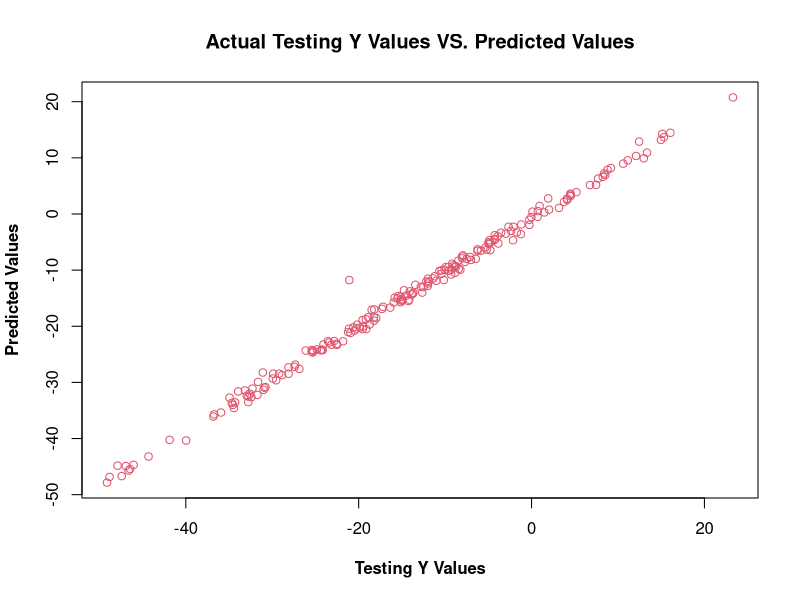

R code for this plot: (Note: this script raises an error after producing the figure.)
#Melissa Laurino
#2/27/18
#Machine Learning - Linear Regression Project #3

#Write a linear regression algorithm from scratch in R, which prints coefficients and accuracy metrics 
##(e.g. R2) and plots the actual versus predicted response variables. Compare the R2 of the results using 
#your algorithm to the R2 of the results using lm() and predict(). 
#Document each step of the code to demonstrate you understand what each line of code does. 
#The code has to describe the steps of the linear regression model. 
#For your algorithm, you may use basic statistical functions and graphing functions but NOT machine 
#learning functions (i.e. no lm(), no predict() and related functions). 
#Note, you must fully explain what solve() is doing if you use it 
#(i.e. an explanation for a general audience more than
#  “The function solves the equation a %*% x = b for x, where b is a matrix”). 
#The deliverable is the well-documented code.

#Linear Regressions are used to find correlations, not necessarily causations.
###Is the data linear? Linear regressions figures out what the best line is to draw on the graph.
###Simple Linear Regressions - Only one x-variable
###Multiple Regressions - More than one x-varalbe
###B=Weights
###R^2 is a measure of association; a result closer to 1 means they are associated, but a result closer to 0 means not so much
###SSE=RSS; Sum of Squared Errors=Residual Sum of Squares; R^2: 1-(RSS/TSS)

#Linear Regression Steps:
##-Read in the data
##-Divide data into training and testing data
##-Train the model using the training dataset
###-Create X Matrix
###-Create Y Matrix
###-Solve for B Vector and Y^
##Make predictions using testing dataset
##Test model
##Compare R^2 of the results using your algorithm to the R2 of the results using lm() and predict(). 
##Plot predicted Y VS actual Y - Should be pretty linear

#Set working directory:
setwd("/Users/Melissa/Documents/GradSchool/MachineLearning/Regression") 

#Read in the data:
#Instead of loading library tidyverse and doing read_csv, use built in R
#Load in provided data and label it as a data frame, there areheaders
LaurinoData <- read.csv("TrainData_Laurino.csv", header = TRUE)

#Retrieve the dimension of the dataframe
dim(LaurinoData)
#1000obs of 6 variables; X1-X5 and Y

#Quick plot just to see what the data looks like:
#histogram(LaurinoData)
#with(LaurinoData, plot(X1, X2, xlab="X Data",ylab="Y Data",main="Laurino Train Data"))

#Divide the data into training and testing data:
#https://stackoverflow.com/questions/17200114/how-to-split-data-into-training-testing-sets-using-sample-function
#Training and Testing - Random Sample (using sample())
samples <- sample(1:nrow(LaurinoData), size=0.8*nrow(LaurinoData))
#Name the value sample so it does not overlap with sample()
training <- LaurinoData[samples,] #Take 800 rows or 80%
testing <- LaurinoData[-samples,] #Take the -rest of the rows (200)

dim(training)
#800 obs of 6 variables

dim(testing)
#200 obs of 6 variables

rm(samples) #Just to keep environment clean

#Separate X and Y variables of training and testing data for analysis
trainingX  <- subset(training , select = -c(Y) )
#Select all columns except the Y column - This will make up the X values for training.
trainingY  <- subset(training , select = c(Y) )
#Select only the Y column of training sample

testingX  <- subset(testing , select = -c(Y) )
#Select all columns except the Y column - This will make up the X values for testing.
testingY  <- subset(testing , select = c(Y) )
#Select only the Y column of testing sample

#Training Model using Training data - https://github.com/capt-calculator/linear-regression-from-scratch-r/blob/master/linear_regression_scratch.R
training_R <- function(x, y) { #A function of only x and y data
  intercept <- rep(1,nrow(x)) #To add an extra column of all 1's for the same amount of rows in x data
  x <- cbind(intercept, x) #Insert intercept column to X
  #From all rows i of training(x) data and for k variables
  matrix_X <- as.matrix(x) #Create X matrix from x data
  vector_Y <- as.matrix(y) #Create Y matrix/vector from y data
  beta <- solve(t(matrix_X) %*% matrix_X) %*% t(matrix_X) %*% vector_Y #The Y matrix is actually a vector (Link above & powerpoint), 
  #t=transpose as a matrix or take the inverse since they are of equal values, We want to multiply the original matrix by the transposed version
  #to retrieve the inverse - https://www.quora.com/What-is-the-difference-between-matrix-inverse-and-matrix-transpose
  #The beta is the result from the matrix multiplication - %*% must be used because we want the product of matrices, not standard multiplcation.
  beta <- round(beta, 2) #Round to 2 decimal places
  message(paste("Beta:", beta)) #Print/paste text in addition to the beta numerical values when you run the function in the console
  return(beta) #Solves for the β vector
} #Ends training_R

#Make predictions using Test data - https://github.com/capt-calculator/linear-regression-from-scratch-r/blob/master/linear_regression_scratch.R
#Similar to training model, but now we use the beta that we solved for in the training to get Y^
testing_R <- function(x,beta){
  beta_matrix <- t(as.matrix(beta)) #Transpose beta matrix
  intercept <- rep(1,nrow(x)) #To add an extra column of all 1's for the same amount of rows in x data
  x <- cbind(intercept, x) #Combine intercept with x as the new x
  matrix_X <- t(as.matrix(x)) #Transpose x data matrix
  y.hat <- beta_matrix %*% matrix_X #Ycarrot/hat - Multiply the beta matrix by the x data matrix
  #The data used is the training data to retrieve Y^
  message(paste("Y^:", y.hat))#Print/paste text in addition to the RSS numerical value when you run the function in the console
  return(y.hat) #Y^ is returned from the function
} #Ends testing_R

#Compute the beta using the training X and Y data using the function for training regression that we just created:
beta <- training_R(trainingX, trainingY)
dim(beta) #Results are 6 values of 
print(beta)
#            Y
#intercept  2.93
#X1        -0.04
#X2         2.21
#X3        -0.07
#X4         4.84
#X5         4.58

#Compute the Y^ with testing regression function using the X test data and the beta values retrieved from the training regression
y.hat <- testing_R(testingX, beta)
dim(y.hat) #Results are 200 values from the test regression
print(y.hat)
#Results printed in console

#Test the model: Compare our results with R's built in function, compute R^2
errors <- function(Y, y.hat_data){ #Even though we need to use y data and y.hat data, 
  #we can not use the same variables as before or the function will produce errors and use the wrong values.
  #Make sure the Y data is being read as the matrix(vector) like vector_Y
  Y <- as.matrix(Y)
  y.hat_data <- t(as.matrix(y.hat_data))
  #Understanding relationship of R^2/RSS/TSS: https://www.riskprep.com/component/exam/?view=exam&layout=detail&id=131
  RSS <- 0 #Residual Sum of Squares
  #res <- numeric(length = length(y)) #https://swcarpentry.github.io/r-novice-inflammation/15-supp-loops-in-depth/
  for (y in seq_along(Y)) { #?seq_along ^^^ - To be used for matrices
    RSS = RSS + (Y[y,1]-y.hat_data[y,1])**2 #Take the matrix y.hat values and subtract it from the Y data and square the result
    }#Error in Y[Y, 1] : only 0's may be mixed with negative subscripts
    #Error in Y[Y, 1] : incorrect number of dimensions
  message(paste("RSS:", RSS)) #Print/paste text in addition to the RSS numerical value when you run the function in the console
  y_hat_real <- mean(y.hat_data) #Retrieve the mean value of the Y^ generated values
  TSS <- 0 #The Total Sum of Squares
  #Y <- numeric(length = length(y)) #https://swcarpentry.github.io/r-novice-inflammation/15-supp-loops-in-depth/
  for (y in seq_along(Y)){ #Similar to above
    TSS = TSS + (Y[y,1]-y_hat_real)**2 #The actual value of y minus the mean, squared
  }
  message(paste("TSS:", TSS)) #Print/paste text in addition to the TSS numerical value when you run the function in the console
  r_squared <- 1 - (RSS/TSS) #Slide#58, 1 minus the RSS value divided by the TSS value
  message(paste("R^2:", r_squared)) #Print/paste text in addition to the R^2 numerical value when you run the function in the console
}#Ends errors function

errors(testingY,y.hat)
#Results printed in console:
#RSS: 1717.14380672746
#TSS: 40530.4970985205
#R^2: 0.957633290246762

#Before we create the function it was easier to understand the R results using the built in lm function with our data:
R_version_lm <- lm(formula = Y ~ X1 + X2 + X3 + X4 + X5, data = LaurinoData) #https://www.statmethods.net/stats/regression.html
summary(R_version_lm)
#The summary will produce residuals, various coefficients/errors at the intercepts, residual standard error, multiple
#R-squared, adjusted R-squared, F-statistic and a p-value.
?lm
?predict.lm #Function to produce predicted values used with regression

errorANDresults <- function(alldata){
  #The formula for lm is found in the powerpoint and also the resource on the next line. We have 5 X columns so we will use X1-X5, the
  #Y will depend~ on the X columns
  R_version_lm <- lm(formula = Y ~ X1 + X2 + X3 + X4 + X5, data = alldata) #https://www.statmethods.net/stats/regression.html
  #We know what these results look like because of summary(R_version_lm) used above, slide#20
  R_version_prediction <- predict.lm(R_version_lm, newdata=NULL, type="response") #slide21, use predict.lm instead of lm.pred, probabilities for the trianing data since newdata=NULL
  LaurinoData_Y <- LaurinoData[6] #All of the Y data from the original dataset (1,000obs)
  LaurinoData_Y <- as.matrix(LaurinoData_Y) #Read it in as a matrix to obtain lm R^2 
  y.hat_R <- as.matrix(R_version_prediction) #Y^ results from R's functions
  RSS <- 0 #Residual Sum of Squares
  for (y in seq_along(LaurinoData_Y)){ #Same as above
    RSS = RSS + (LaurinoData_Y[y,1]-y.hat_R[y,1])**2
  }
  message(paste("RSS:", RSS))
  y_hat_real <- mean(y.hat_R) #Take the mean of the Y^ R version matrix
  TSS <- 0 #Total Sum of Squares
  for (y in seq_along(LaurinoData_Y)){ #Same as above
    TSS = TSS + (LaurinoData_Y[y,1]-y_hat_real)**2 #The actual value of y minus the mean, squared
  }
  message(paste("TSS:", TSS))
  lm_r_squared <- 1 - (RSS/TSS) #R^2 is 1 minus the RSS divided by the TSS from above
  message(paste("lm R^2:", lm_r_squared))
}#Ends errorANDresults function

errorANDresults(LaurinoData)
#RSS 10232.9853670105
#TSS 241160.726061606
#lm R^2: 0.95756777841017

print(errors(testingY,y.hat), errorANDresults(LaurinoData))
#RSS: 1717.14380672746     RSS: 10232.9853670105
#TSS: 40530.4970985205     TSS: 241160.726061606
#R^2: 0.957633290246762 lm R^2: 0.95756777841017

#In conclusion, both R^2 values from the regression from scratch and also using he built in functions with R are close to 
#1 which means they values are associated, but are also very close to each other. 
#It is interesting to see how different the RSS/TSS values are but the R^2 value is still extremeley close...
#We now need to graph the association:

"The plotting refers to the actual Y values against the predicted Y values"
testingY <- as.matrix(testingY) #Actual Y values
PY <- testing_R(testingX, beta) #Name the results something different this time..
PY <- as.matrix(PY) #..because they need to be a matrix; Predicted Y values, #Does not work if they are not matrices
plot(x=testingY, y=PY, col=2, pch=1, font.lab=2, main="Actual Testing Y Values VS. Predicted Values",xlab = "Testing Y Values", ylab="Predicted Values")
#The results are linear with a few outliers. The outliers are to blame for the R^2 results not being even closer to 1.



#OLD/NOTES
lm(formula = Y ~ Size + Lot, data = LaurinoData)
RSS= RSS + (Y[y,1]-y.hat[y,1])**2
TSS=TSS + (Y[y,1]-y.hat)**2  
r_squared=1-(RSS/TSS)
R_version_lm <- lm(formula = Y ~ X1 + X2 + X3 + X4 + X5, data = LaurinoData) #https://www.statmethods.net/stats/regression.html
summary(R_version_lm)
#R's Function:
fit <- lm(Y ~ X1 + X2 + X3 + X4, + X5, data=LaurinoData)
summary(fit) # show results
plot(lm(testingY,PY))
